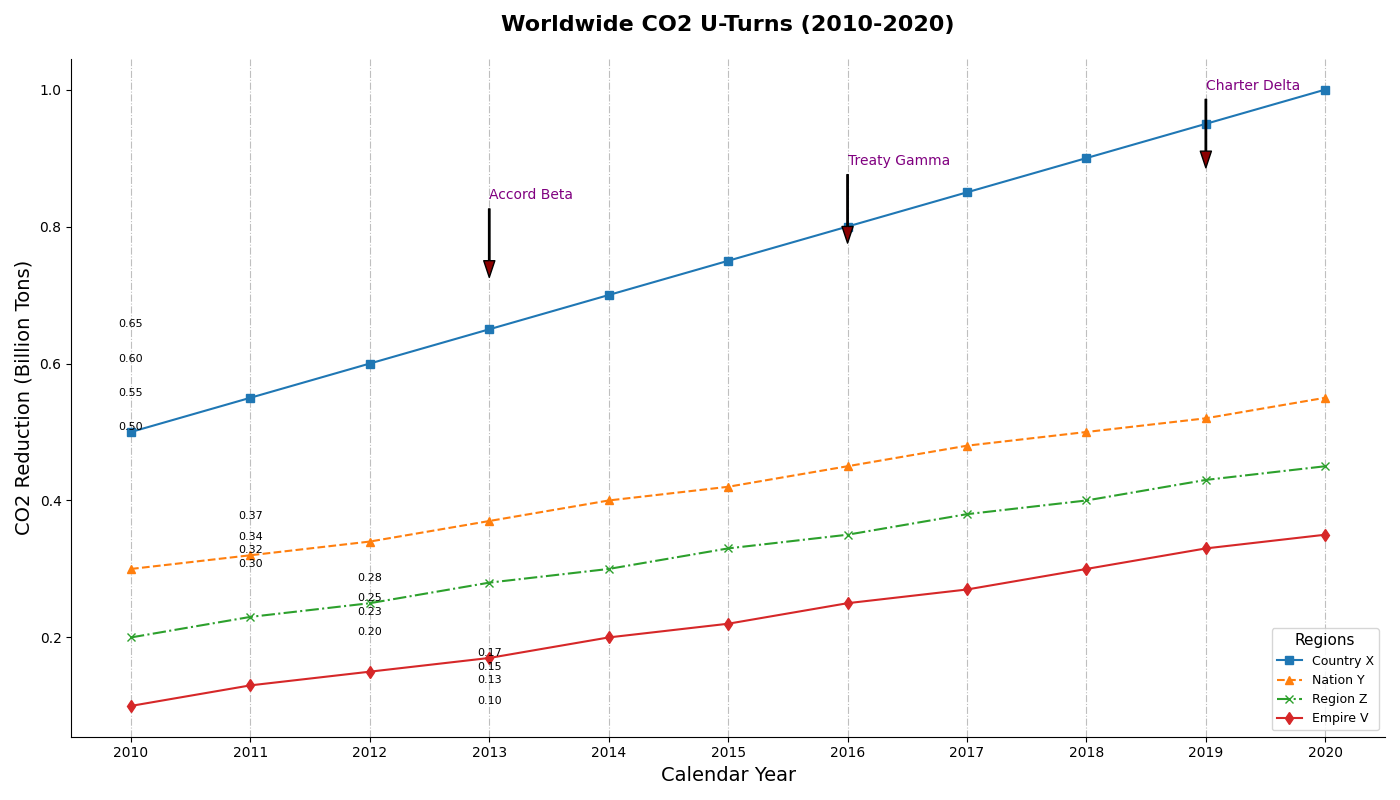

Generate this figure with Python:
import matplotlib.pyplot as plt
import numpy as np

countries = ['Country X', 'Nation Y', 'Region Z', 'Empire V']
years = np.array([2010, 2011, 2012, 2013, 2014, 2015, 2016, 2017, 2018, 2019, 2020])

co2_reductions = np.array([
    [0.5, 0.55, 0.6, 0.65, 0.7, 0.75, 0.8, 0.85, 0.9, 0.95, 1.0],
    [0.3, 0.32, 0.34, 0.37, 0.4, 0.42, 0.45, 0.48, 0.5, 0.52, 0.55],
    [0.2, 0.23, 0.25, 0.28, 0.3, 0.33, 0.35, 0.38, 0.4, 0.43, 0.45],
    [0.1, 0.13, 0.15, 0.17, 0.2, 0.22, 0.25, 0.27, 0.3, 0.33, 0.35]
])

plt.figure(figsize=(14, 8))

marker_styles = ['s', '^', 'x', 'd']
line_styles = ['-', '--', '-.', '-']
for i, country in enumerate(countries):
    plt.plot(years, co2_reductions[i], marker=marker_styles[i], linestyle=line_styles[i], label=country)

milestones = {
    2013: ("Accord Beta", 0.72),
    2016: ("Treaty Gamma", 0.77),
    2019: ("Charter Delta", 0.88)
}

for year, (text, level) in milestones.items():
    plt.annotate(text,
                 xy=(year, level),
                 xytext=(year, level + 0.12),
                 arrowprops=dict(facecolor='darkred', shrink=0.05, width=1, headwidth=8),
                 fontsize=10, color='purple')

for (x, country_data) in zip(years, co2_reductions):
    for (country, y) in zip(countries, country_data):
        plt.text(x, y, f'{y:.2f}', ha='center', va='bottom', fontsize=8)

plt.title('Worldwide CO2 U-Turns (2010-2020)', fontsize=16, fontweight='bold', pad=20)
plt.xlabel('Calendar Year', fontsize=14)
plt.ylabel('CO2 Reduction (Billion Tons)', fontsize=14)
plt.xticks(years)

plt.grid(axis='x', linestyle='-.', color='gray', alpha=0.5)
plt.gca().spines['top'].set_visible(False)
plt.gca().spines['right'].set_visible(False)

plt.legend(title='Regions', loc='lower right', fontsize=9, title_fontsize='11')

plt.tight_layout()
plt.show()
